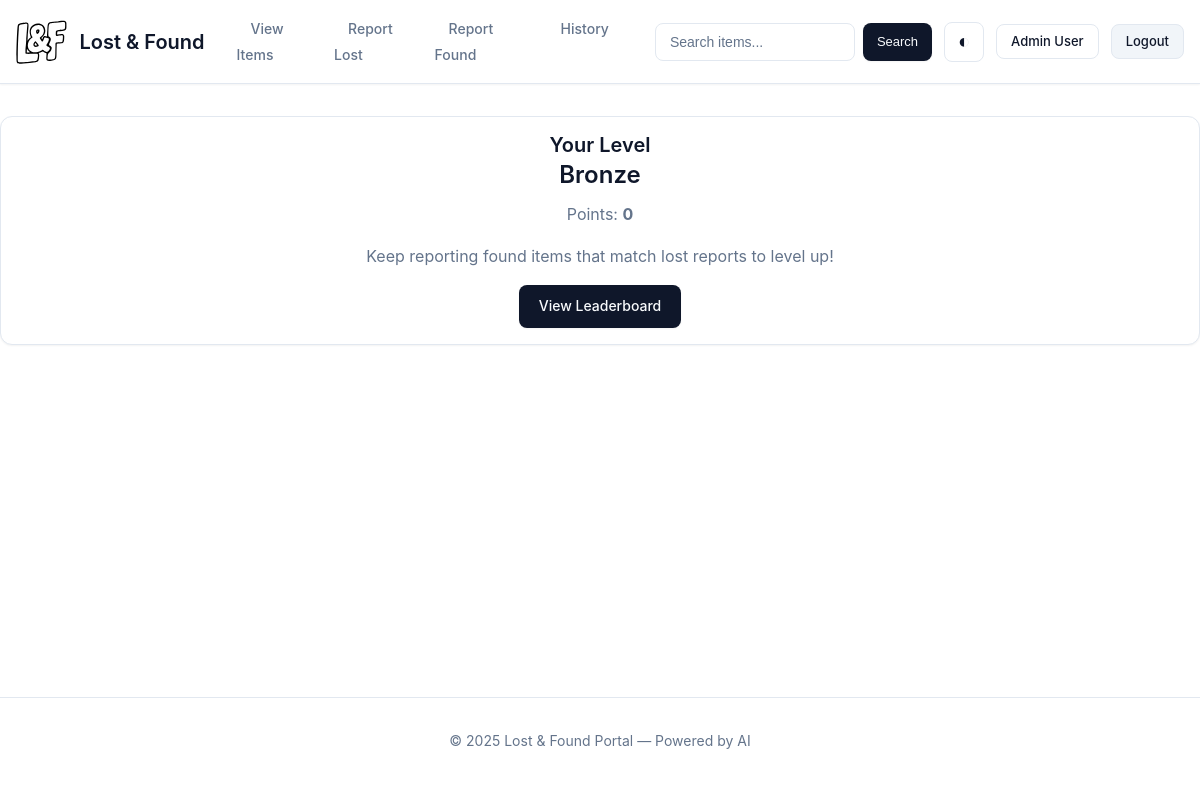
Before: /levels (signed in) with the older database file.
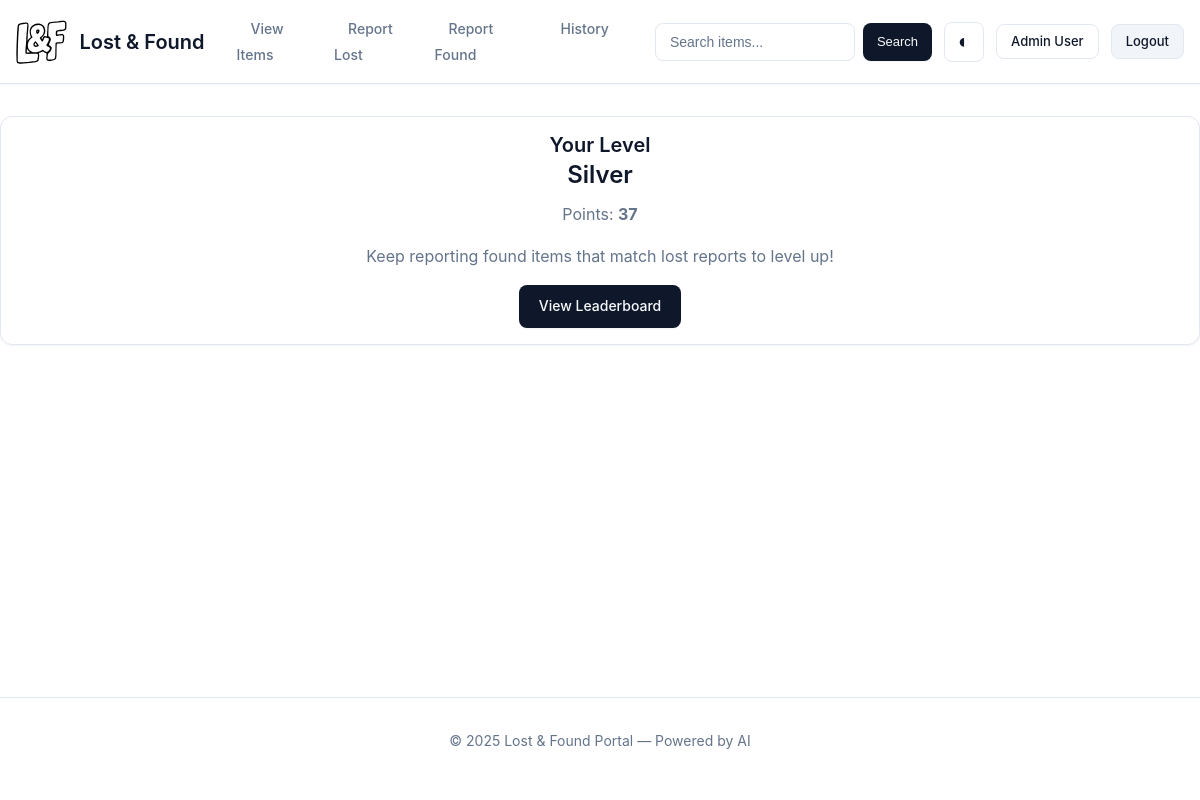
After: the same page with the newer database file.
### app.py (models this page shows, shortened)
class User(db.Model, UserMixin):
    id = db.Column(db.Integer, primary_key=True)
    registration_no = db.Column(db.String(20), unique=True, nullable=False)
    password_hash = db.Column(db.String(128), nullable=False)
    full_name = db.Column(db.String(100), nullable=False)
    email = db.Column(db.String(120), unique=True, nullable=True)
    points = db.Column(db.Integer, default=0, nullable=False)
    level = db.Column(db.String(20), default='Bronze')
    avatar_filename = db.Column(db.String(255), nullable=True)
    role = db.Column(db.String(20), default='student') # 'student', 'admin', 'hod'
    items_reported = db.relationship(
        'Item',
        backref='reporter', # Creates item.reporter to access the User object
        lazy=True,
        foreign_keys=[Item.reported_by_id] # Explicitly tells SQLAlchemy which FK to use
    )
    items_deleted = db.relationship(
        'Item',
        backref='deleter', # Creates item.deleter to access the User object
        lazy=True,
        foreign_keys=[Item.deleted_by_id] # Explicitly tells SQLAlchemy which FK to use
    )
    def is_admin(self):
        return self.role == 'admin'
    def update_level(self):
        p = self.points or 0
        if p >= 200:
            self.level = 'Platinum'
        elif p >= 50:
            self.level = 'Gold'
        elif p >= 10:
            self.level = 'Silver'
        else:
            self.level = 'Bronze'

### app.py (the view)
@app.route("/levels")
@login_required
def levels():
    user = current_user
    user.update_level()
    db.session.commit()
    return render_template('levels.html', title='Your Level', user=user)

### app.py (called while the page is built)
@login_manager.user_loader
def load_user(user_id):
    print(f"DEBUG: Flask-Login attempting to load user with ID: {user_id}")
    user = User.query.get(int(user_id))
    if user:
        print(f"DEBUG: User ID {user_id} loaded successfully: {user.full_name} ({user.role})")
    else:
        print(f"DEBUG: User ID {user_id} not found in database.")
    return user

@app.context_processor
def utility_processor():
    def can_delete_item(user):
        if not user:
            return False
        return user.is_admin() or user.is_hod()
    return dict(can_delete_item=can_delete_item)

### templates/levels.html
{% extends "base.html" %}
{% block content %}
    <div class="row justify-content-center">
        <div class="col-md-6">
            <div class="card p-4 themed-panel glass">
                <h2 class="card-title text-center">Your Level</h2>
                <div class="card-body text-center">
                    <h3>{{ user.level }}</h3>
                    <p class="text-muted">Points: <strong>{{ user.points or 0 }}</strong></p>
                    <p>Keep reporting found items that match lost reports to level up!</p>
                    <a class="btn btn-primary" href="{{ url_for('leaderboard') }}">View Leaderboard</a>
                </div>
            </div>
        </div>
    </div>
{% endblock content %}

### templates/base.html (shortened to what this page needs)
<!DOCTYPE html>
<html lang="en" data-theme="light">
<head>
    <link rel="stylesheet" href="{{ url_for('static', filename='css/modern.css') }}">
</head>
<body>
    <nav class="navbar">
        <div class="navbar-container">
            <a class="navbar-brand" href="{{ url_for('home') }}">
                <img src="{{ url_for('static', filename='lost_found.svg') }}" alt="Lost & Found" />
                <span>Lost & Found</span>
            </a>
            <div class="navbar-menu" id="navbarMenu">
                <ul class="nav-links">
                    <li><a class="nav-link" href="{{ url_for('items') }}">View Items</a></li>
                    {% if current_user.is_authenticated %}
                    <li><a class="nav-link" href="{{ url_for('report_lost') }}">Report Lost</a></li>
                    <li><a class="nav-link" href="{{ url_for('report_found') }}">Report Found</a></li>
                    {% if current_user.is_admin() or current_user.is_hod() %}
                    <li><a class="nav-link" href="{{ url_for('item_history') }}">History</a></li>
                    {% endif %}
                    {% endif %}
                </ul>
                <div class="navbar-actions">
                    <form class="search-form" method="get" action="{{ url_for('items') }}">
                        <input class="form-input" type="search" placeholder="Search items..." name="q"
                            value="{{ request.args.get('q','') }}">
                        <button class="btn btn-primary btn-sm" type="submit">Search</button>
                    </form>
                    <button class="theme-toggle" id="themeToggle" aria-label="Toggle dark mode"
                        title="Toggle dark mode">
                        <span id="themeIcon">◐</span>
                    </button>
                    {% if current_user.is_authenticated %}
                    <a class="btn btn-outline btn-sm" href="{{ url_for('profile') }}">{{ current_user.full_name
                        }}</a>
                    <a class="btn btn-secondary btn-sm" href="{{ url_for('logout') }}">Logout</a>
                    {% else %}
                    <a class="btn btn-outline btn-sm" href="{{ url_for('login') }}">Login</a>
                    <a class="btn btn-primary btn-sm" href="{{ url_for('register') }}">Register</a>
                    {% endif %}
                </div>
            </div>
        </div>
    </nav>
    <main class="main-content">
        {% block content %}{% endblock %}
    </main>
    <footer class="footer">
        <div class="container">
            <p class="text-sm text-muted">© {{ current_year or '2025' }} Lost & Found Portal — Powered by AI</p>
        </div>
    </footer>
</body>
</html>

Changed rows visible on the page:
changed User "Admin User": level "Bronze" → "Silver"; points "0" → "37"
